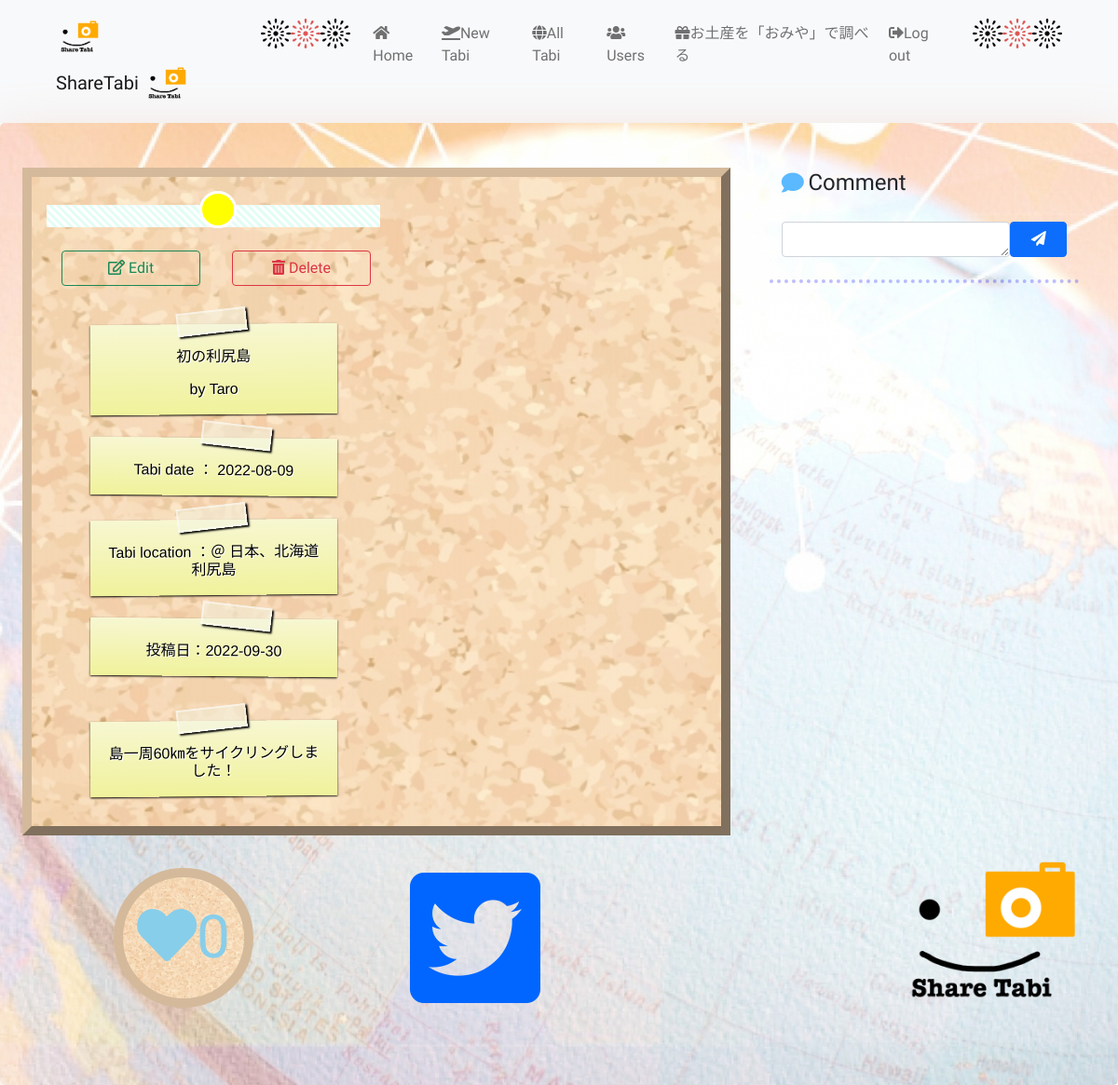
The page /travels/1 (signed in) on the database as committed earlier.
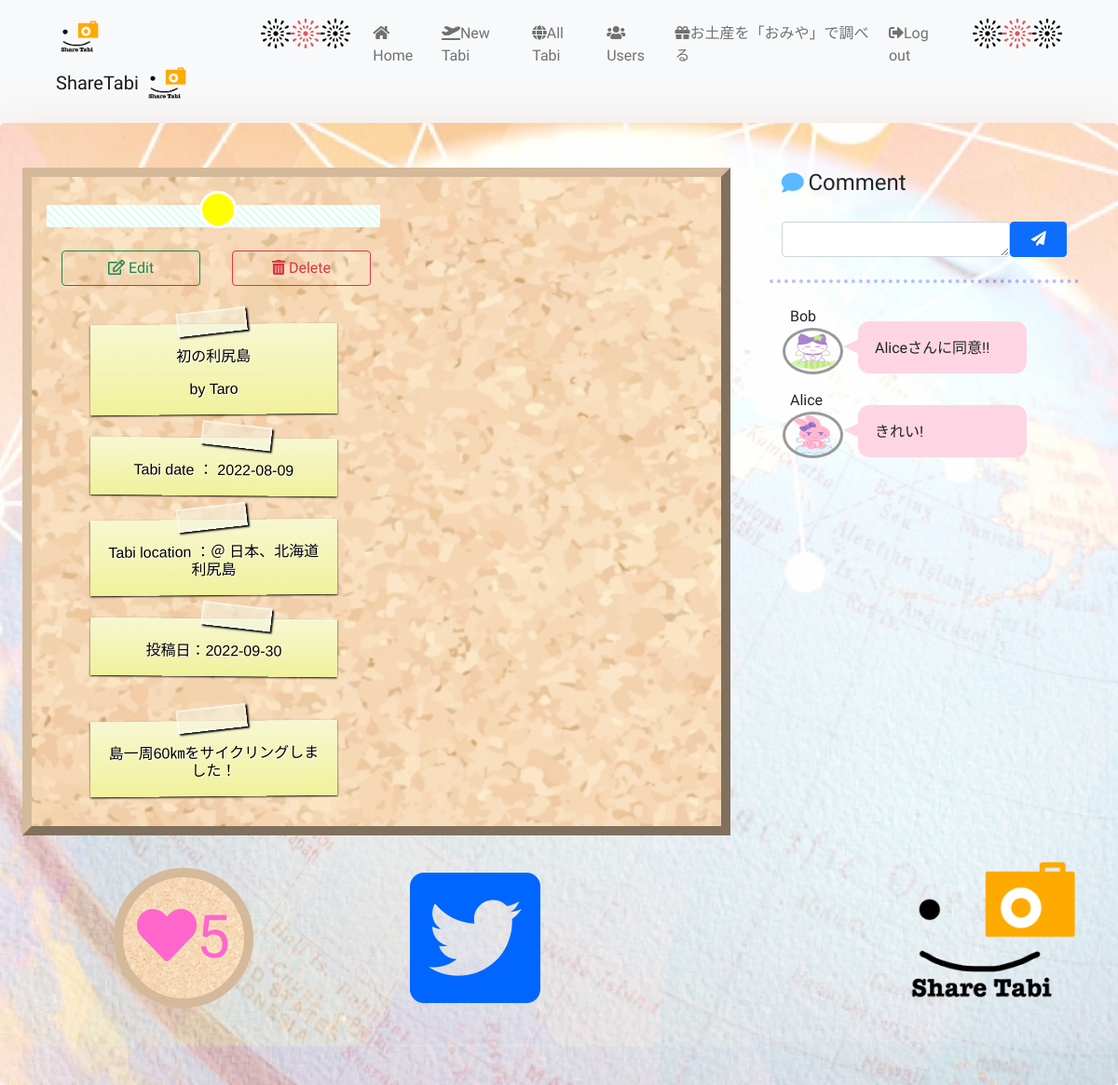
The same page on the database as committed later.
### app.py (models this page shows)
class Travel(db.Model):
    id = db.Column(db.Integer, primary_key=True)
    title = db.Column(db.String(50), nullable=False)
    date = db.Column(db.DateTime, nullable=False, default=datetime.date.today())
    location = db.Column(db.String(50), nullable=True)
    report = db.Column(db.String(500), nullable=False)
    created_at = db.Column(db.DateTime, nullable=False, default=datetime.date.today())
    user_id = db.Column(db.Integer, db.ForeignKey('user.id'), nullable=False)
    comments = db.relationship('Comment', backref='travel', lazy=True)
    favorites = db.relationship('Favorite', backref='travel', lazy=True)

class User(UserMixin, db.Model):
    id = db.Column(db.Integer, primary_key=True)
    name = db.Column(db.String(15), nullable=False, unique=True)
    password = db.Column(db.String(100), nullable=False)
    email = db.Column(db.String(25), nullable=False, unique=True)
    icon = db.Column(db.Integer, nullable=False)
    created_at = db.Column(db.DateTime, nullable=False, default=datetime.date.today())
    travels = db.relationship('Travel', backref='user', lazy=True)
    comments = db.relationship('Comment', backref='user', lazy=True)
    favorites = db.relationship('Favorite', backref='user', lazy=True)

class Comment(db.Model):
    id = db.Column(db.Integer, primary_key=True)
    body = db.Column(db.String(50), nullable=False)
    user_id = db.Column(db.Integer, db.ForeignKey('user.id'), nullable=False)
    user_name = db.Column(db.String(15), nullable=False)
    travel_id = db.Column(db.Integer, db.ForeignKey('travel.id'), nullable=False)

### app.py (the view)
@app.route("/travels/<int:travel_id>", methods=["GET","POST"])
@login_required
def travel_show(travel_id):
    travel = Travel.query.get(travel_id)
    travel_user = User.query.get(travel.user_id)
    comments = Comment.query.filter(Comment.travel_id == travel_id).all()
    comments.reverse()  # コメントを新しい順にする
    comment_users=[]
    for comment in comments:
        comment_users.append(User.query.get(comment.user_id))
    favorites = Favorite.query.filter(Favorite.travel_id == travel.id).all()
    favorites_count = len(favorites)
    user_favorite = Favorite.query.filter(Favorite.travel_id == travel.id, Favorite.user_id==current_user.id).all()
    user_favorite_count =len(user_favorite)
    return render_template("show_travel.html", current_user=current_user, travel=travel, travel_user=travel_user, comment_data=zip(comments, comment_users), favorites_count=favorites_count, user_favorite_count=user_favorite_count)

### app.py (called while the page is built)
@login_manager.user_loader
def load_user(user_id):
    return User.query.get(int(user_id))

### helpers.py (called while the page is built)
def show_datetime(t):
    return t.strftime('%Y-%m-%d')

### templates/show_travel.html (shortened to what this page needs)
{% extends "layout.html" %}
{% block head_css %}
<link href="/static/stylesheet/show_travel.css" rel="stylesheet">
{% endblock %}
{% block main %}
<div class="container-fluid content back">
    <div class="row mx-auto py-5">
        <div class="col-8">
            <div class="cork mx-auto" >
                <div class="row">
                    <div class="col-6 ms-3">
                        <div class="col-1 mx-auto">
                            <div class="circle btn" style="z-index:10000"></div>
                        </div>
                        <div class="image mx-auto">
                            <img src="../static/images/post/{{ travel.user_id }}_{{ travel.id }}.png" alt onerror="this.onerror = null; this.src='';"><br>
                        </div>
                        {% if travel.user_id == current_user.id %}
                        <div class="mt-4">
                            <a class="btn btn-outline-success col-5 ms-3" href="/travels/{{ travel.id }}/edit"><i class="far fa-edit me-1"></i>Edit</a>
                            <a class="btn btn-outline-danger col-5 offset-1" href="/travels/{{ travel.id }}/delete" onclick="return confirm_delete()"><i class="fas fa-trash-alt me-1"></i>Delete</a>
                        </div>
                        {% endif %}
                    </div>
                    <div class="col-5 ms-5 mt-3">
                        <ul class="notes mx-auto">
                            <li>
                                <p>{{ travel.title }}</p>
                                <p>by {{ travel_user.name }}</p>
                            </li>
                            <li><p>Tabi date ： {{ travel.date | show_datetime }}</p></li>
                            <li><p>Tabi location ：＠ {{ travel.location }}</p></li>
                            <li>
                                <p>投稿日：{{ travel.created_at | show_datetime}}</p>
                            </li>
                        </ul>
                        <ul class="notes">
                            <li class="mt-5"><p>{{ travel.report }}</p></li>
                        </ul>
                    </div>
                </div>
            </div>
        </div>
        <div class="box col-4">
            <div class="offset-1">
                <h4>Comment</h4>
            </div>
            <form class="form-inline my-4" action="/travels/{{ travel.id }}/comments" method="post">
                <div class="form-group col-8 offset-1">
                    <textarea class="form-control" id="InputAsk" name="body" type="text" rows="1"></textarea>
                </div>
                <button class="btn btn-primary col-2" type="submit"><i class="fas fa-paper-plane"></i></button>
            </form>
            <div class="hor">
                <hr>
            </div>
            <div class="comment mt-4">
                <table class="w-100">
                    <tbody>
                        {% for comment, user in comment_data %}
                        <tr>
                            <td>
                                {% if comment.user_id == current_user.id %}
                                <div class="balloon_l">
                                    <ul>
                                        <li class="ms-2">{{ comment.user_name }}</li>
                                        <li>
                                            <div>
                                                <img src="../static/images/icon/{{ user.icon }}.png" class="icon">
                                            </div>
                                        </li>
                                    </ul>
                                    <div class="ms-3 my-auto w-100">
                                        <p class="says2 w-100">{{ comment.body }}</p>
                                    </div>
                                </div>
                                {% else %}
                                <div class="balloon_l">
                                    <ul>
                                        <li class="ms-2">{{ comment.user_name }}</li>
                                        <li>
                                            <div>
                                                <img src="../static/images/icon/{{ user.icon }}.png" class="icon">
                                            </div>
                                        </li>
                                    </ul>
                                    <div class="ms-3 my-auto w-100">
                                        <p class="says w-100">{{ comment.body }}</p>
                                    </div>
                                </div>
                                {% endif %}
                            </td>
                        </tr>
                        {% endfor %}
                    </tbody>
                </table>
            </div>
        </div>
        <div class="col-3 offset-1 my-auto">
            <button class="cork btn-good">
                {% if user_favorite_count == 0 %}
                <a class="favo-yet" href="/travels/{{ travel.id }}/favorites"><i class="fas fa-heart"></i>{{ favorites_count }}</a>
                {% else %}
                <a class="favo-already" href="/travels/{{ travel.id }}/favorites"><i class="fas fa-heart"></i>{{ favorites_count }}</a>
                {% endif %}
            </button>
        </div>
        <div class="col-5 ms-4 my-auto">
            <a href="http://twitter.com/share"
            data-text="{{ travel.report }}"
            data-count="horizotal"
            data-size="large"><i class="fab fa-twitter-square size"></i>
            </a>
        </div>
        <div class="col-1 ms-4 my-auto">
            <img src="../static/images/logo/logo-sukashi.png" alt="logo" width="220" height="220">
        </div>
    </div>
</div>
{% endblock %}

### templates/layout.html (shortened to what this page needs)
<!DOCTYPE html>
<html lang="en">
    <head>
        <link href="https://cdn.jsdelivr.net/npm/bootstrap@5.1.3/dist/css/bootstrap.min.css" rel="stylesheet">
        <link rel="stylesheet" href="https://use.fontawesome.com/releases/v5.15.4/css/all.css">
        <link href="/static/stylesheet/standard.css" rel="stylesheet">
        {% block head_css %}{% endblock %}
    </head>
    <body>
        <header>
            <nav class="nav-bar navbar-expand-md navbar-light bg-light py-3 px-5">
                <div class="container-fluid">
                    <div class="collapse navbar-collapse" id="navbarSupportedContent">
                        <ul class="navbar-nav">
                            <li class="nav-item">
                                <img src="../static/images/logo/logo-sukashi.png" alt="logo" width="50" height="50">
                                <a class ="navbar-brand" href="/">ShareTabi
                                <img src="../static/images/logo/logo-sukashi.png" alt="logo" width="50" height="50">
                                </a>
                            </li>
                            <li class="nav-item ms-3 mt-1"><img src="../static/images/logo/hanabi_black.png" width="32px"></li>
                            <li class="nav-item mt-1"><img src="../static/images/logo/hanabi_red.png" width="32px"></li>
                            <li class="nav-item mt-1"><img src="../static/images/logo/hanabi_black.png" width="32px"></li>
                            <li class="nav-item ms-3"><a class ="nav-link" href="/"><i class="fas fa-home"></i>Home</a></li>
                            {% if current_user.is_authenticated %}
                            <li class="nav-item"><a class ="nav-link" href="/new"><i class="fas fa-plane-departure"></i>New Tabi</a></li>
                            <li class="nav-item"><a class ="nav-link" href="/travels"><i class="fas fa-globe"></i>All Tabi</a></li>
                            <li class="nav-item"><a class ="nav-link" href="/users"><i class="fas fa-users"></i>Users</a></li>
                            <li class="nav-item"><a class ="nav-link" href="https://omiyadata.com/jp/" target="_blank"><i class="fas fa-gift"></i>お土産を「おみや」で調べる</a></li>
                            <li class="nav-item"><a class ="nav-link" href="/logout"><i class="fas fa-sign-out-alt"></i>Log out</a></li>
                            {% else %}
                            <li class="nav-item"><a class ="nav-link" href="/login"><i class="fas fa-sign-in-alt"></i>Log in</a></li>
                            <li class="nav-item"><a class ="nav-link" href="/register"><i class="fas fa-user-plus"></i>Sign up</a></li>
                            {% endif %}
                            <li class="nav-item ms-3 mt-1"><img src="../static/images/logo/hanabi_black.png" width="32px"></li>
                            <li class="nav-item mt-1"><img src="../static/images/logo/hanabi_red.png" width="32px"></li>
                            <li class="nav-item mt-1"><img src="../static/images/logo/hanabi_black.png" width="32px"></li>
                        </ul>
                    </div>
                </div>
            </nav>
        </header>
        <main>
            {% block main %}{% endblock %}
        </main>
    </body>
</html>

### static/stylesheet/standard.css (style rules this page uses)
* { padding: 0; margin: 0; box-sizing: border-box; }
ul { list-style:none; }
table { border-collapse:collapse;border-spacing:0; }
img,abbr,acronym,fieldset { border:0; }
body { font-family: 'Caveat', cursive, 'M PLUS 1', sans-serif; font-weight: 300; -webkit-text-size-adjust:100%; overflow-x: hidden; }
a { color: #0066ff; text-decoration: none; }

### static/stylesheet/show_travel.css (style rules this page uses)
* { padding: 0; margin: 0; box-sizing: border-box; }
ul { list-style:none; }
table { border-collapse:collapse;border-spacing:0; }
img,abbr,acronym,fieldset { border:0; }
a { text-decoration: none; }
.content { min-height: 800px; height: auto; border-radius: 5px; box-shadow: 0 9px 50px hsla(20, 67%, 75%, 0.31); }
.back { background-image: url(../images/back/world_2.jpg); background-size: cover; background-position: center; }
.cork { background-image: url(../images/back/cork.jpg); background-size: cover; background-position: center; padding: 15px 0; border: outset 10px #d4ba9b; }
.circle { position: relative; border-radius: 50%; width: 40px; height: 40px; padding: 0; background-color: yellow; border: solid 3px #fff; z-index:10000; margin: 0 auto; }
.image { position: relative; width: 100%; height: auto; max-height: 500px; background-color: #E3FDF5; overflow:hidden; margin: -25px 0 25px 0; }
.image::after { content: ''; position: absolute; top: 50%; left: 50%; transform: translate(-50%, -50%); width: calc(100% + 10px); height: calc(100% + 10px); border-image-source: repeating-linear-gradient(45deg, #fff, #fff 3px, rgba(0 0 0 / 0) 0, rgba(0 0 0 / 0) 6px); border-image-slice: 20; border-image-repeat: round; border-style: solid; border-width: 20px; }
.notes { padding: 0; }
.notes li { position: relative; width: 90%; min-height: 50px; margin: 0 auto; margin-top: 25px; padding: 25px 15px 2px 15px; background: #f1f3a2; background: -webkit-gradient(linear, 0% 0%, 0% 100%, from(rgba(247,247,210,1)), to(rgba(240,242,155,1))); background: -moz-linear-gradient(top, rgba(247,247,210,1), rgba(240,242,155,1)); -webkit-box-shadow: 0 2px 12px rgba(0,0,0,.5); -moz-box-shadow: 0 2px 12px (rgba(0,0,0.5)); box-shadow: 0 1px 2px #000; -webkit-transform: rotate(-.5deg); -moz-transform: rotate(-.5deg); -o-transform: rotate(-.5deg); }
.notes li:nth-child(even) { -webkit-transform: rotate(.5deg); -moz-transform: rotate(.5deg); -o-transform: rotate(.5deg); }
.notes li p { text-align: center; font: normal normal normal 2em/1.2em 'Reenie Beanie', Helvetica, Arial, sans-serif; color: #000; font-size: medium; text-shadow: white 1px 1px 0px; overflow:hidden; }
.notes li:nth-child(even) { margin-top: 25px; }
.notes li::before { content: ' '; display: block; position: absolute; left: 35%; top: -15px; width: 75px; height: 25px; z-index: 2; background-color: rgba(243,245,228,0.5); border: 2px solid rgba(255,255,255,0.5); -webkit-box-shadow: 0 0 5px #888; -moz-box-shadow: 0 0 5px #888; box-shadow: 2px 2px 2px #000; -webkit-transform: rotate(-6deg); -moz-transform: rotate(-6deg); -o-transform: rotate(-6deg); }
.notes li:nth-child(even)::before { left: 45%; -webkit-transform: rotate(6deg); -moz-transform: rotate(6deg); -o-transform: rotate(6deg); }
.box h4 { position: relative; padding-left: 1.2em; line-height: 1.4; }
.box h4:before { font-family: "Font Awesome 5 Free"; content: "\f075"; font-weight: 900; position: absolute; font-size: 1em; left: 0; top: 0; color: #5ab9ff; }
.box form { display: flex; }
.hor { position: relative; }
.hor hr { width: 90%; margin: 0 auto; background-color: #fff; border-top: 4px dotted blue; border-bottom: none; }
.comment { height: 500px; overflow-x: hidden; }
.balloon_l { display:flex; justify-content: flex-start; align-items: flex-start; }
.says { display: flex; flex-wrap: wrap; position: relative; padding: 17px 13px 15px 18px; border-radius: 12px; background: #fed6e3; box-sizing:border-box; margin:0 !important; line-height:1.5; }
.says:after { content: ""; position: absolute; border: 10px solid transparent; }
.balloon_l .says:after { left: -26px; border-right: 22px solid #fed6e3; }
.icon { border-radius: 50%; width: 65px; height: 50px; border: 3px solid #999; }
.btn-good { background-color: #F0DDB6ff; border-radius: 50%; line-height: 130px; width: 150px; height: 150px; padding: 0; border: solid 10px #d4ba9b; }
.favo-already { font-size: 64px; color: #FF66CC; }
.size { font-size:10em; }

Rows that differ between the two databases and show on the page:
added Comment: user_name "Bob", shows a picture, body "Aliceさんに同意!!"
added Comment: user_name "Alice", shows a picture, body "きれい!"
Other text that changed with them:
{{ favorites_count }}: (not shown) → "5"
{{ favorites_count }}: "0" → (not shown)
